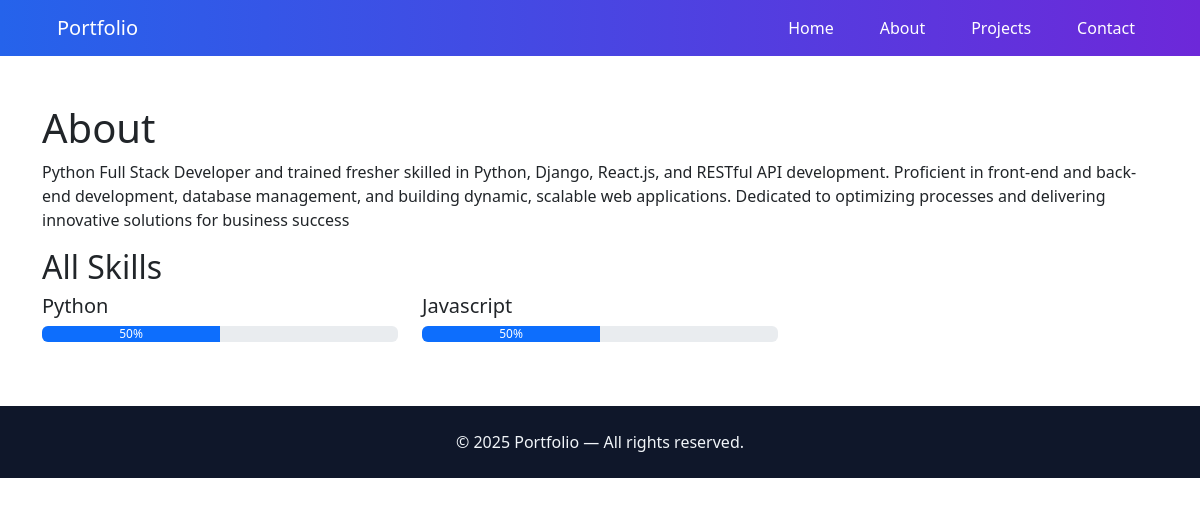
The page /about/ on the database its author committed.
### portfolio/models.py (models this page shows, shortened)
class Profile(models.Model):
    name = models.CharField(max_length=150)
    title = models.CharField(max_length=150, blank=True)
    summary = models.TextField(blank=True)
    avatar = models.ImageField(upload_to='profile/', null=True, blank=True)
    email = models.EmailField(blank=True, null=True)
    phone = models.CharField(max_length=20, blank=True, null=True)
    location = models.CharField(max_length=200, blank=True, null=True)
    created_at = models.DateTimeField(auto_now_add=True)
    class Meta:
        verbose_name = 'Profile'
        verbose_name_plural = 'Profile'

class Skill(models.Model):
    name = models.CharField(max_length=100)
    proficiency = models.IntegerField(default=50)

### portfolio/views.py (the view)
# urls.py: path('about/', views.about, name='about'),
def about(request):
    profile = Profile.objects.first()
    skills = Skill.objects.all()
    return render(request, 'about.html', {
        'profile': profile,
        'skills': skills,
    })

### templates/about.html (shortened to what this page needs)
{% extends 'base.html' %}
{% block content %}
  <h1>About</h1>
  {% if profile %}
    <p>{{ profile.summary|linebreaksbr }}</p>
  {% endif %}
  <h2>All Skills</h2>
  <div class="row">
    {% for skill in skills %}
      <div class="col-md-4 mb-3">
        <h5>{{ skill.name }}</h5>
        <div class="progress">
          <div class="progress-bar" style="width: {{ skill.proficiency }}%;">{{ skill.proficiency }}%</div>
        </div>
      </div>
    {% endfor %}
  </div>
{% endblock %}

### templates/base.html (shortened to what this page needs)
{% load static %}
<!doctype html>
<html lang="en">
  <head>
    <link rel="stylesheet" href="{% static 'css/styles.css' %}">
    <link href="https://cdn.jsdelivr.net/npm/bootstrap@5.3.2/dist/css/bootstrap.min.css" rel="stylesheet">
  </head>
  <body>
    {% include 'includes/navbar.html' %}
    <main class="container my-5">
      {% block content %}{% endblock %}
    </main>
    {% include 'includes/footer.html' %}
  </body>
</html>

### templates/includes/navbar.html (shortened to what this page needs)
<nav class="navbar navbar-expand-lg ">
  <div class="container">
    <a class="navbar-brand" href="{% url 'portfolio:home' %}">Portfolio</a>
    <div class="collapse navbar-collapse" id="navbarNav">
      <ul class="navbar-nav ms-auto">
        <li class="nav-item"><a class="nav-link" href="{% url 'portfolio:home' %}">Home</a></li>
        <li class="nav-item"><a class="nav-link" href="{% url 'portfolio:about' %}">About</a></li>
        <li class="nav-item"><a class="nav-link" href="{% url 'portfolio:projects_list' %}">Projects</a></li>
        <li class="nav-item"><a class="nav-link" href="{% url 'portfolio:contact' %}">Contact</a></li>
      </ul>
    </div>
  </div>
</nav>

### templates/includes/footer.html
<footer class=" py-4 mt-5">
  <div class="container text-center">
    <p class="mb-0">&copy; {% now 'Y' %} Portfolio — All rights reserved.</p>
  </div>
</footer>

### static/css/styles.css (style rules this page uses)
* { margin: 0; padding: 0; box-sizing: border-box; }
body { font-family: "Poppins", sans-serif; line-height: 1.6; background: #f9fafc; color: #333; }
h1, h2, h3, h4 { font-weight: 700; color: #0f172a; }
.navbar { background: linear-gradient(90deg, #2563eb, #6d28d9); padding: 15px 40px; display: flex; justify-content: space-between; align-items: center; position: sticky; top: 0; z-index: 1000; }
.navbar a { color: #fff; text-decoration: none; margin: 0 15px; font-weight: 500; transition: color 0.3s ease; }
footer { background: #0f172a; color: #f1f5f9; text-align: center; padding: 20px; margin-top: 50px; }

### rows shown on the page
Profile: summary "Python Full Stack Developer and trained fresher skilled in Python, Django, React.js, and RESTful API development. Proficient in front-end and back-end development, database management, and building dynamic, scalable web applications. Dedicated to optimizing processes and delivering innovative solutions for business success"
Skill: name "Python", proficiency "50"
Skill: name "Javascript", proficiency "50"
